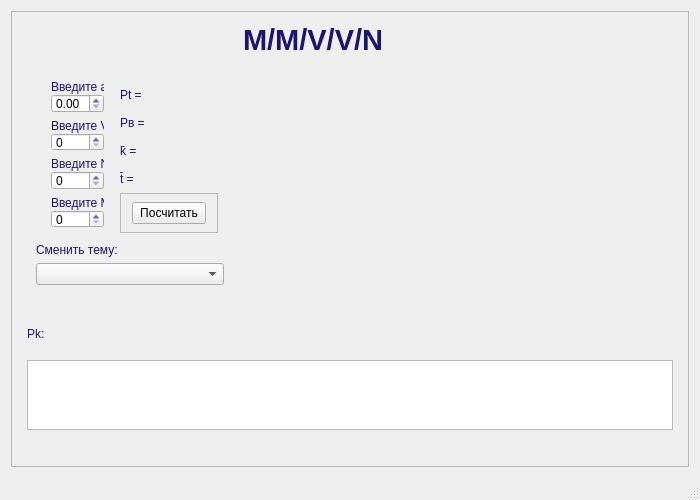
<?xml version="1.0" encoding="UTF-8"?>
<ui version="4.0">
 <class>MainWindow</class>
 <widget class="QMainWindow" name="MainWindow">
  <property name="geometry">
   <rect>
    <x>0</x>
    <y>0</y>
    <width>700</width>
    <height>500</height>
   </rect>
  </property>
  <property name="minimumSize">
   <size>
    <width>700</width>
    <height>500</height>
   </size>
  </property>
  <property name="palette">
   <palette>
    <active>
     <colorrole role="WindowText">
      <brush brushstyle="SolidPattern">
       <color alpha="255">
        <red>27</red>
        <green>20</green>
        <blue>112</blue>
       </color>
      </brush>
     </colorrole>
     <colorrole role="Text">
      <brush brushstyle="SolidPattern">
       <color alpha="255">
        <red>0</red>
        <green>0</green>
        <blue>0</blue>
       </color>
      </brush>
     </colorrole>
    </active>
    <inactive>
     <colorrole role="WindowText">
      <brush brushstyle="SolidPattern">
       <color alpha="255">
        <red>27</red>
        <green>20</green>
        <blue>112</blue>
       </color>
      </brush>
     </colorrole>
     <colorrole role="Text">
      <brush brushstyle="SolidPattern">
       <color alpha="255">
        <red>0</red>
        <green>0</green>
        <blue>0</blue>
       </color>
      </brush>
     </colorrole>
    </inactive>
    <disabled>
     <colorrole role="WindowText">
      <brush brushstyle="SolidPattern">
       <color alpha="255">
        <red>120</red>
        <green>120</green>
        <blue>120</blue>
       </color>
      </brush>
     </colorrole>
     <colorrole role="Text">
      <brush brushstyle="SolidPattern">
       <color alpha="255">
        <red>120</red>
        <green>120</green>
        <blue>120</blue>
       </color>
      </brush>
     </colorrole>
    </disabled>
   </palette>
  </property>
  <property name="windowTitle">
   <string>Расчёт по моделе Энгсета</string>
  </property>
  <widget class="QWidget" name="centralWidget">
   <layout class="QVBoxLayout" name="verticalLayout_11">
    <item>
     <widget class="QFrame" name="frame_9">
      <property name="frameShape">
       <enum>QFrame::StyledPanel</enum>
      </property>
      <property name="frameShadow">
       <enum>QFrame::Raised</enum>
      </property>
      <layout class="QVBoxLayout" name="verticalLayout_9">
       <item>
        <layout class="QHBoxLayout" name="horizontalLayout_3">
         <item>
          <widget class="QLabel" name="label_6">
           <property name="text">
            <string/>
           </property>
           <property name="pixmap">
            <pixmap>C:/Users/slava/Documents/Projects/SUT/3 septemenso/mmpiss1.png</pixmap>
           </property>
           <property name="scaledContents">
            <bool>false</bool>
           </property>
           <property name="alignment">
            <set>Qt::AlignCenter</set>
           </property>
           <property name="wordWrap">
            <bool>false</bool>
           </property>
          </widget>
         </item>
         <item>
          <widget class="QLabel" name="label_7">
           <property name="maximumSize">
            <size>
             <width>16777215</width>
             <height>16777215</height>
            </size>
           </property>
           <property name="font">
            <font>
             <pointsize>22</pointsize>
             <weight>75</weight>
             <bold>true</bold>
            </font>
           </property>
           <property name="text">
            <string>M/M/V/V/N</string>
           </property>
          </widget>
         </item>
         <item>
          <widget class="QLabel" name="label_5">
           <property name="text">
            <string/>
           </property>
           <property name="pixmap">
            <pixmap>C:/Users/slava/Documents/Projects/SUT/3 septemenso/mmpiss2.png</pixmap>
           </property>
           <property name="scaledContents">
            <bool>false</bool>
           </property>
           <property name="alignment">
            <set>Qt::AlignCenter</set>
           </property>
          </widget>
         </item>
        </layout>
       </item>
       <item>
        <widget class="QFrame" name="frame">
         <layout class="QHBoxLayout" name="horizontalLayout_4">
          <property name="leftMargin">
           <number>2</number>
          </property>
          <property name="topMargin">
           <number>2</number>
          </property>
          <property name="rightMargin">
           <number>2</number>
          </property>
          <property name="bottomMargin">
           <number>2</number>
          </property>
          <item>
           <widget class="QFrame" name="verticalFrame">
            <property name="maximumSize">
             <size>
              <width>210</width>
              <height>230</height>
             </size>
            </property>
            <layout class="QVBoxLayout" name="verticalLayout_13">
             <item>
              <widget class="QFrame" name="horizontalFrame">
               <property name="maximumSize">
                <size>
                 <width>210</width>
                 <height>16777215</height>
                </size>
               </property>
               <layout class="QHBoxLayout" name="horizontalLayout_5">
                <property name="spacing">
                 <number>3</number>
                </property>
                <property name="leftMargin">
                 <number>3</number>
                </property>
                <property name="topMargin">
                 <number>3</number>
                </property>
                <property name="rightMargin">
                 <number>3</number>
                </property>
                <property name="bottomMargin">
                 <number>3</number>
                </property>
                <item>
                 <widget class="QFrame" name="frame_5">
                  <property name="maximumSize">
                   <size>
                    <width>75</width>
                    <height>16777215</height>
                   </size>
                  </property>
                  <layout class="QVBoxLayout" name="verticalLayout">
                   <property name="leftMargin">
                    <number>0</number>
                   </property>
                   <property name="topMargin">
                    <number>0</number>
                   </property>
                   <property name="rightMargin">
                    <number>0</number>
                   </property>
                   <property name="bottomMargin">
                    <number>6</number>
                   </property>
                   <item>
                    <widget class="QFrame" name="frame_2">
                     <property name="maximumSize">
                      <size>
                       <width>16777215</width>
                       <height>16777215</height>
                      </size>
                     </property>
                     <layout class="QVBoxLayout" name="verticalLayout_3">
                      <property name="spacing">
                       <number>0</number>
                      </property>
                      <property name="topMargin">
                       <number>0</number>
                      </property>
                      <property name="bottomMargin">
                       <number>0</number>
                      </property>
                      <item>
                       <widget class="QLabel" name="label">
                        <property name="text">
                         <string>Введите a:</string>
                        </property>
                       </widget>
                      </item>
                      <item>
                       <widget class="QDoubleSpinBox" name="a">
                        <property name="maximum">
                         <double>1.000000000000000</double>
                        </property>
                        <property name="singleStep">
                         <double>0.100000000000000</double>
                        </property>
                       </widget>
                      </item>
                     </layout>
                    </widget>
                   </item>
                   <item>
                    <widget class="QFrame" name="frame_3">
                     <property name="maximumSize">
                      <size>
                       <width>16777215</width>
                       <height>16777215</height>
                      </size>
                     </property>
                     <layout class="QVBoxLayout" name="verticalLayout_4">
                      <property name="spacing">
                       <number>0</number>
                      </property>
                      <property name="topMargin">
                       <number>0</number>
                      </property>
                      <property name="bottomMargin">
                       <number>0</number>
                      </property>
                      <item>
                       <widget class="QLabel" name="label_2">
                        <property name="text">
                         <string>Введите V:</string>
                        </property>
                       </widget>
                      </item>
                      <item>
                       <widget class="QSpinBox" name="v"/>
                      </item>
                     </layout>
                    </widget>
                   </item>
                   <item>
                    <widget class="QFrame" name="frame_4">
                     <property name="maximumSize">
                      <size>
                       <width>16777215</width>
                       <height>16777215</height>
                      </size>
                     </property>
                     <layout class="QVBoxLayout" name="verticalLayout_6">
                      <property name="spacing">
                       <number>0</number>
                      </property>
                      <property name="topMargin">
                       <number>0</number>
                      </property>
                      <property name="bottomMargin">
                       <number>0</number>
                      </property>
                      <item>
                       <widget class="QLabel" name="label_4">
                        <property name="text">
                         <string>Введите N:</string>
                        </property>
                       </widget>
                      </item>
                      <item>
                       <widget class="QSpinBox" name="n"/>
                      </item>
                     </layout>
                    </widget>
                   </item>
                   <item>
                    <widget class="QFrame" name="frame_8">
                     <property name="maximumSize">
                      <size>
                       <width>16777215</width>
                       <height>16777215</height>
                      </size>
                     </property>
                     <layout class="QVBoxLayout" name="verticalLayout_7">
                      <property name="spacing">
                       <number>0</number>
                      </property>
                      <property name="topMargin">
                       <number>0</number>
                      </property>
                      <property name="bottomMargin">
                       <number>0</number>
                      </property>
                      <item>
                       <widget class="QLabel" name="label_3">
                        <property name="text">
                         <string>Введите M:</string>
                        </property>
                       </widget>
                      </item>
                      <item>
                       <widget class="QSpinBox" name="m"/>
                      </item>
                     </layout>
                    </widget>
                   </item>
                  </layout>
                 </widget>
                </item>
                <item>
                 <widget class="QFrame" name="superFrame">
                  <property name="maximumSize">
                   <size>
                    <width>100</width>
                    <height>16777215</height>
                   </size>
                  </property>
                  <layout class="QVBoxLayout" name="verticalLayout_8">
                   <property name="spacing">
                    <number>1</number>
                   </property>
                   <property name="leftMargin">
                    <number>1</number>
                   </property>
                   <property name="topMargin">
                    <number>1</number>
                   </property>
                   <property name="rightMargin">
                    <number>1</number>
                   </property>
                   <property name="bottomMargin">
                    <number>1</number>
                   </property>
                   <item>
                    <widget class="QLabel" name="pt">
                     <property name="minimumSize">
                      <size>
                       <width>100</width>
                       <height>0</height>
                      </size>
                     </property>
                     <property name="text">
                      <string>Pt = </string>
                     </property>
                    </widget>
                   </item>
                   <item>
                    <widget class="QLabel" name="pv">
                     <property name="text">
                      <string>Pв = </string>
                     </property>
                    </widget>
                   </item>
                   <item>
                    <widget class="QLabel" name="nk">
                     <property name="text">
                      <string>k̄ = </string>
                     </property>
                    </widget>
                   </item>
                   <item>
                    <widget class="QLabel" name="nt">
                     <property name="text">
                      <string>t̄ = </string>
                     </property>
                    </widget>
                   </item>
                   <item>
                    <widget class="QFrame" name="frame_10">
                     <property name="minimumSize">
                      <size>
                       <width>0</width>
                       <height>40</height>
                      </size>
                     </property>
                     <property name="frameShape">
                      <enum>QFrame::StyledPanel</enum>
                     </property>
                     <property name="frameShadow">
                      <enum>QFrame::Raised</enum>
                     </property>
                     <layout class="QVBoxLayout" name="verticalLayout_12">
                      <property name="spacing">
                       <number>6</number>
                      </property>
                      <property name="topMargin">
                       <number>0</number>
                      </property>
                      <property name="bottomMargin">
                       <number>0</number>
                      </property>
                      <item>
                       <widget class="QPushButton" name="pushButton">
                        <property name="maximumSize">
                         <size>
                          <width>16777215</width>
                          <height>16777215</height>
                         </size>
                        </property>
                        <property name="text">
                         <string>Посчитать</string>
                        </property>
                       </widget>
                      </item>
                     </layout>
                    </widget>
                   </item>
                  </layout>
                 </widget>
                </item>
               </layout>
              </widget>
             </item>
             <item>
              <widget class="QLabel" name="label_9">
               <property name="text">
                <string>Сменить тему:</string>
               </property>
              </widget>
             </item>
             <item>
              <widget class="QComboBox" name="comboBox">
               <property name="maximumSize">
                <size>
                 <width>200</width>
                 <height>16777215</height>
                </size>
               </property>
              </widget>
             </item>
            </layout>
           </widget>
          </item>
          <item>
           <widget class="QFrame" name="verticalFrame2">
            <layout class="QVBoxLayout" name="verticalLayout_5">
             <property name="spacing">
              <number>0</number>
             </property>
             <property name="leftMargin">
              <number>0</number>
             </property>
             <property name="topMargin">
              <number>0</number>
             </property>
             <property name="rightMargin">
              <number>0</number>
             </property>
             <property name="bottomMargin">
              <number>0</number>
             </property>
             <item>
              <widget class="QCustomPlot" name="customPlot" native="true">
               <property name="sizePolicy">
                <sizepolicy hsizetype="Preferred" vsizetype="MinimumExpanding">
                 <horstretch>0</horstretch>
                 <verstretch>0</verstretch>
                </sizepolicy>
               </property>
               <property name="minimumSize">
                <size>
                 <width>400</width>
                 <height>0</height>
                </size>
               </property>
              </widget>
             </item>
            </layout>
           </widget>
          </item>
         </layout>
        </widget>
       </item>
       <item>
        <widget class="QFrame" name="frame_6">
         <property name="maximumSize">
          <size>
           <width>16777215</width>
           <height>150</height>
          </size>
         </property>
         <layout class="QVBoxLayout" name="verticalLayout_10">
          <property name="spacing">
           <number>1</number>
          </property>
          <property name="leftMargin">
           <number>4</number>
          </property>
          <property name="topMargin">
           <number>4</number>
          </property>
          <property name="rightMargin">
           <number>4</number>
          </property>
          <property name="bottomMargin">
           <number>4</number>
          </property>
          <item>
           <widget class="QLabel" name="label_8">
            <property name="maximumSize">
             <size>
              <width>16777215</width>
              <height>10</height>
             </size>
            </property>
            <property name="text">
             <string>Pk:</string>
            </property>
           </widget>
          </item>
          <item>
           <widget class="QTableWidget" name="tableWidget">
            <property name="minimumSize">
             <size>
              <width>0</width>
              <height>60</height>
             </size>
            </property>
            <property name="maximumSize">
             <size>
              <width>16777215</width>
              <height>70</height>
             </size>
            </property>
           </widget>
          </item>
         </layout>
        </widget>
       </item>
      </layout>
     </widget>
    </item>
   </layout>
  </widget>
  <widget class="QStatusBar" name="statusBar"/>
 </widget>
 <layoutdefault spacing="6" margin="11"/>
 <customwidgets>
  <customwidget>
   <class>QCustomPlot</class>
   <extends>QWidget</extends>
   <header>qcustomplot.h</header>
   <container>1</container>
  </customwidget>
 </customwidgets>
 <resources/>
 <connections/>
</ui>
